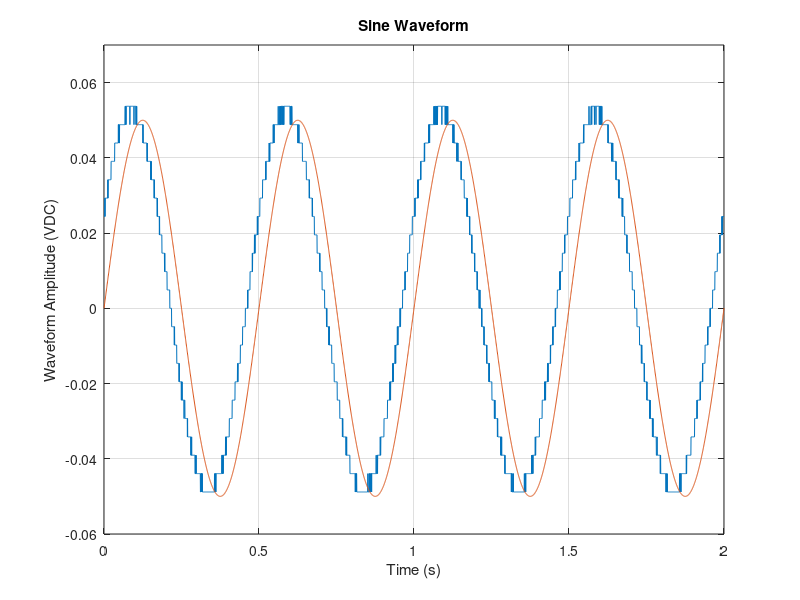

The MATLAB script that drew this image: (Note: this script raises an error after producing the figure.)
clear all, close all, clc

file = dlmread('Section 19.txt');
frSP = dlmread('vib.txt');

sineW = file(1:4097,:);            % Sine Wave (Function Generator) Waveform                                                                                                                                                                                                                                                                                                                                                                                                                                                                                                                                                                                                                                                                                                                                                              
sineS = file(4098:4609,:);         % Sine Wave (Function Generator) Spectra                                                                                                                                                                                                                                                                                                                                                                                                                                                                                                                                                                                                                                                                                                                                                               
squareW = file(4610:8706,:);       % Square Wave (Function Generator) Waveform                                                                                                                                                                                                                                                                                                                                                                                                                                                                                                                                                                                                                                                                                                                                                               
squareS = file(8707:9218,:);       % Square Wave (Function Generator) Spectra
fr1W = file(9219:17412,:);         % Free Response (Acc. Location 1, Node of 2nd Mode) Waveform                                                                                                                                                                                                                                                                                                                                                                                                                                                                                                                                                                                                                                                                                                                                                    
fr1S = file(17413:17924,:);        % Free Response (Acc. Location 1, Node of 2nd Mode) Spectra                                                                                                                                                                                                                                                                                                                                                                                                                                                                                                                                                                                                                                                                                                                                           
fr2W = file(17925:26118,:);        % Free Response (Acc. Location 2, End of beam) Waveform   
fr2S = file(26119:26630,:);        % Free Response (Acc. Location 2, End of beam) Spectra
frrW = file(26631:30727,:);        % Frequency Response (at Resonance) Waveform
frrS = file(30728:end,:);          % Frequency Response (at Resonance) Spectra



% Part 1
y = @(t) 0.05*sin(2*2*pi*t);
y1 = @(t) 0.0644*sin(2*2*pi*t);
y5 = @(t) 0.0644*sin(2*2*pi*t) + 0.0215*sin(6*2*pi*t) + 0.0129*sin(10*2*pi*t) + 0.009176*sin(14*2*pi*t) + 0.007127*sin(18*2*pi*t);
yall = @(t) 0.0644*sin(2*2*pi*t) + 0.0215*sin(6*2*pi*t) + 0.0129*sin(10*2*pi*t) + 0.009176*sin(14*2*pi*t) + 0.007127*sin(18*2*pi*t) + 0.005824*sin(22*2*pi*t) + 0.004982*sin(26*2*pi*t) + 0.004311*sin(30*2*pi*t) + 0.003762*sin(34*2*pi*t) + 0.003391*sin(38*2*pi*t) + 0.003096*sin(42*2*pi*t) + 0.002776*sin(46*2*pi*t) + 0.002567*sin(50*2*pi*t) + 0.002328*sin(54*2*pi*t) + 0.002242*sin(58*2*pi*t) + 0.00212*sin(62*2*pi*t) + 0.001971*sin(66*2*pi*t) + 0.001811*sin(70*2*pi*t) + 0.00177*sin(74*2*pi*t) + 0.001594*sin(78*2*pi*t) + 0.001559*sin(82*2*pi*t);

time = [0.49 0.5523 0.6236 0.6944 0.7652 0.836 0.907 0.9776 1.0489 1.1192 1.19 1.2605 1.331 1.401 1.4715 1.5418 1.6124 1.6831 1.7537 1.8245];
amp = [2.08 1.958 1.7969 1.7041 1.6455 1.597 1.5576 1.5186 1.499 1.4551 1.441 1.4112 1.3965 1.3672 1.3574 1.333 1.3232 1.2988 1.2891 1.2647];

p = polyfit(log(time),log(amp),1)  % Exponential fit
m = p(1)
b = exp(p(2))
fit = @(time) b*time.^m
for i = 1:19
    delta(i) = log(amp(i)/amp(i+1));
    T(i) = time(i+1)-time(i);
end
delta
T
w1 =  15.87
zeta = delta/(2*pi)
zeta1 = - m / w1


% Sine Wave (Function Generator) Waveform  
figure;
plot(sineW(:,1),sineW(:,3),sineW(:,1),y(sineW(:,1))); grid on;
xlabel('Time (s)'); ylabel('Waveform Amplitude (VDC)');
title('Sine Waveform');
axis([0 2 -0.06 0.07])
legend('Measured Waveform','Reconstructed Waveform','location','ne');

% Sine Wave (Function Generator) Spectra  
figure;
plot(sineS(:,1),sineS(:,3)); grid on;
xlabel('Frequency (Hz)'); ylabel('Amplitude Spectra (VDC)');
title('Sine Frequency Spectra');
axis([0 20 -0 0.06])

% Square Wave (Function Generator) Waveform  
figure;
subplot(3,1,1)
plot(squareW(:,1),squareW(:,3),squareW(:,1),y1(squareW(:,1))); grid on;
xlabel('Time (s)'); ylabel('Waveform Amplitude (VDC)');
title('Square Waveform a - with 1 peak from amplitude spectrum');
axis([0 2 -0.06 0.06])

% Square Wave (Function Generator) Waveform  
subplot(3,1,2)
plot(squareW(:,1),squareW(:,3),squareW(:,1),y5(squareW(:,1))); grid on;
xlabel('Time (s)'); ylabel('Waveform Amplitude (VDC)');
title('Square Waveform b - with 5 peaks from amplitude spectrum');
axis([0 2 -0.06 0.06])

% Square Wave (Function Generator) Waveform 
subplot(3,1,3)
plot(squareW(:,1),squareW(:,3),squareW(:,1),yall(squareW(:,1))); grid on;
xlabel('Time (s)'); ylabel('Waveform Amplitude (VDC)');
title('Square Waveform c - with all peaks from amplitude spectrum');
axis([0 2 -0.06 0.06])

% Square Wave (Function Generator) Spectra
figure;
plot(squareS(:,1),squareS(:,3)); grid on;
xlabel('Frequency (Hz)'); ylabel('Amplitude Spectra (VDC)');
title('Square Frequency Spectra');

% Free Response (Acc. Location 1, Node of 2nd Mode) Waveform                                                                                                                                                                                                                                                                                                                                                                                                                                                                                                                                                                                                                                                                                                                                                    
figure;
plot(fr1W(:,1),fr1W(:,3)); grid on;
xlabel('Time (s)'); ylabel('Waveform Amplitude (VDC)');
title('Free Response (Acc. Location 1, Node of 2nd Mode) Waveform');

% Free Response (Acc. Location 1, Node of 2nd Mode) Spectra                                                                                                                                                                                                                                                                                                                                                                                                                                                                                                                                                                                                                                                                                                                                           
figure;
plot(fr1S(:,1),fr1S(:,3)); grid on;
xlabel('Frequency (Hz)'); ylabel('Amplitude Spectra (VDC)');
title('Free Response (Acc. Location 1, Node of 2nd Mode) Spectra');

% Free Response (Acc. Location 2, End of beam) Waveform   
figure;
plot(fr2W(:,1),fr2W(:,3)); grid on;
xlabel('Time (s)'); ylabel('Waveform Amplitude (VDC)');
title('Free Response (Acc. Location 2, End of beam) Waveform');

% Free Response (Acc. Location 2, End of beam) Spectra
figure;
plot(fr2S(:,1),fr2S(:,3)); grid on;
xlabel('Frequency (Hz)'); ylabel('Amplitude Spectra (VDC)');
title('Free Response (Acc. Location 2, End of beam) Spectra');

% Amplitude vs Time of Free Response (Acc. Location 1, Node of 2nd Mode)
figure;
plot(time, amp,'k',time, fit(time),'b');
text(0.91,1.6,'\leftarrow   1.5385 * exp(0.0219 * w1 * t)','Color','blue','FontSize',14)
xlabel('Time (s)'); ylabel('Peak Amplitude (VDC)');
title('Amplitude of Peak Values for Free Response (Acc. Location 1, Node of 2nd Mode)');
legend('Actual Amplitude Peaks','Exponential Fit','location','ne'); % ,'Curve Fit Envelope'

% Frequency Response (at Resonance) Waveform Input
figure;
subplot(2,1,1)
plot(frrW(:,1),frrW(:,2)); grid on;
xlabel('Time (s)'); ylabel('Waveform Amplitude (VDC)');
title('Frequency Response (at Resonance) Waveform Input');

% Frequency Response (at Resonance) Waveform Output
subplot(2,1,2)
plot(frrW(:,1),frrW(:,3)); grid on;
xlabel('Time (s)'); ylabel('Waveform Amplitude (VDC)');
title('Frequency Response (at Resonance) Waveform Output');


% Frequency Response (at Resonance) Spectra Input
figure;
subplot(2,1,1)
plot(frrS(:,1),frrS(:,2)); grid on;
xlabel('Frequency (Hz)'); ylabel('Amplitude Spectra (VDC)');
title('Frequency Response (at Resonance) Spectra Input');

% Frequency Response (at Resonance) Spectra Output
subplot(2,1,2)
plot(frrS(:,1),frrS(:,3)); grid on;
xlabel('Frequency (Hz)'); ylabel('Amplitude Spectra (VDC)');
title('Frequency Response (at Resonance) Spectra Output');

%% frSP is the matrix obtained in Part 3 of the Spectral Peak
table = [frSP(:,1) frSP(:,3) frSP(:,5)]
A50in = table(end,2)
A50out = table(end,3)
ratio = (table(:,3)*A50in)./(table(:,2)*A50out)
wwr = table(:,1)/13.5
G = table(:,3)/(zeta1 * pi)


figure;
plot(wwr,ratio,'b',wwr, G, 'k'); grid on;
xlabel('w/wr'); ylabel('(w / wr)^2 |Gr (i?)|');
title('Frequency Response');
legend('Experimental', 'Theoretical','location','ne');


